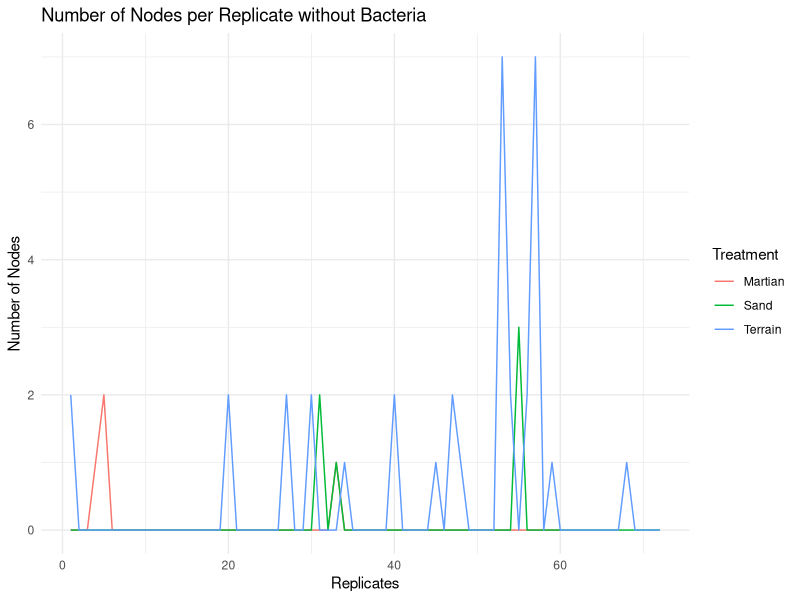
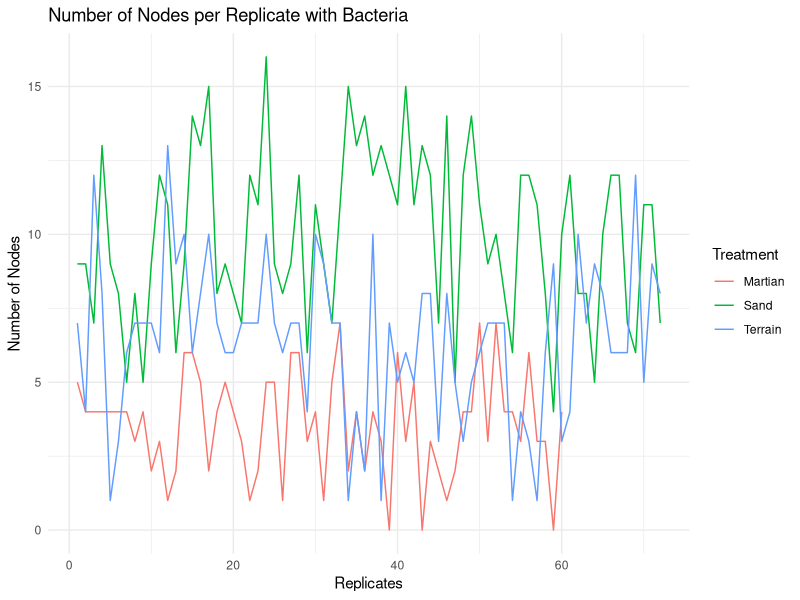
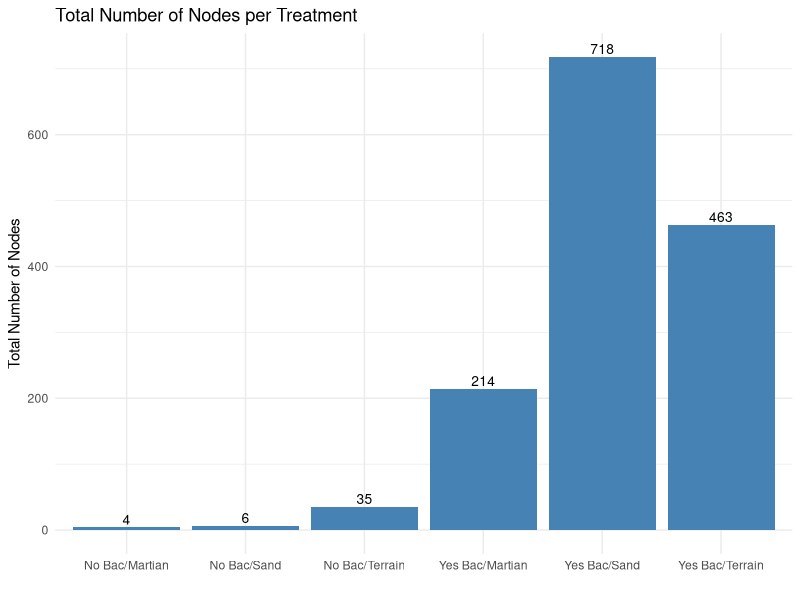
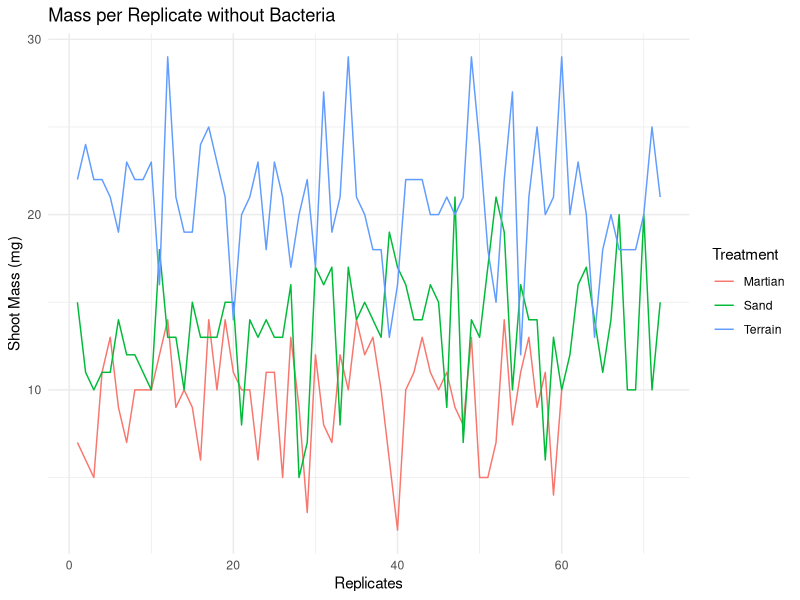
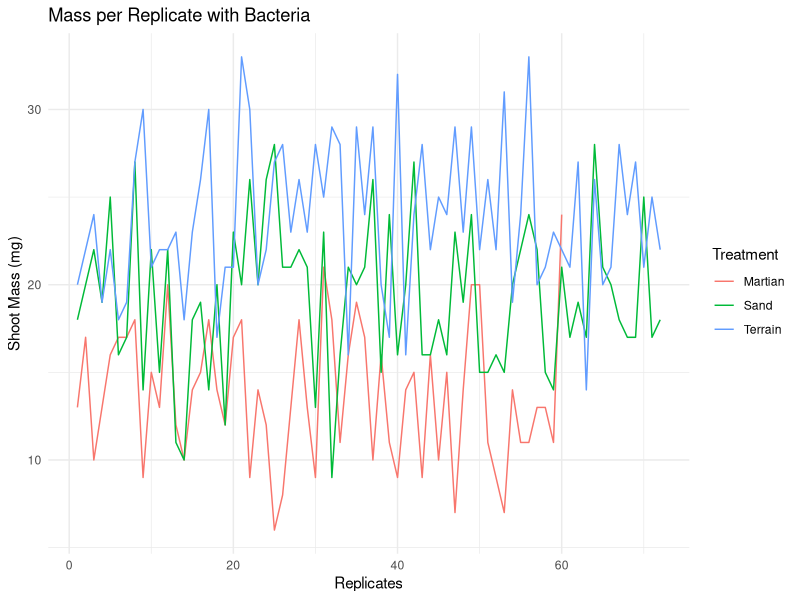
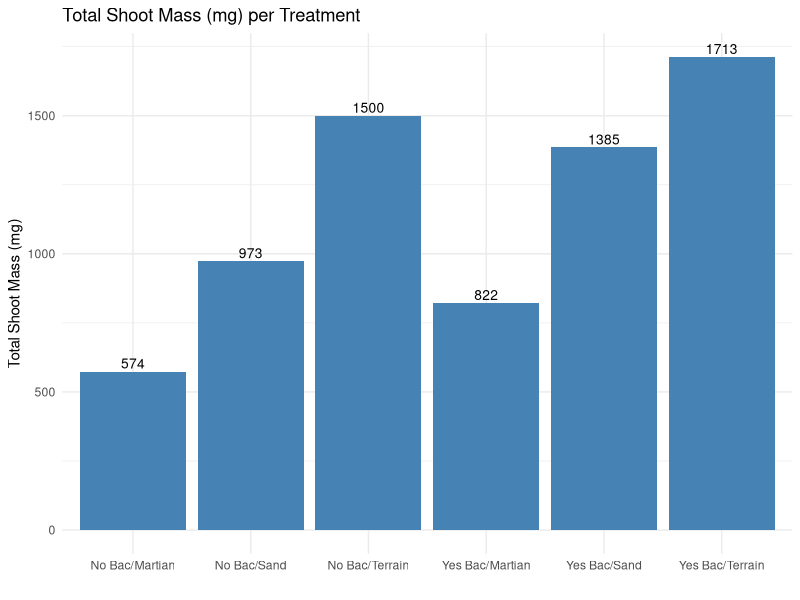

Source code (R) for these figures, in order:
## ---- chunk 1
knitr::opts_chunk$set(echo = TRUE)
## ---- chunk 2
#Imports data
setwd("C:/Users/Cole Ternes/Desktop/CPSC_courses/personalprojects/Alfalfa")
data.raw <- read.csv("raw_data.csv", stringsAsFactors = F)
#Call libraries
library(ggplot2)
## ---- chunk 3
#Vectors
n_sa_rep <- c()
n_sa_nodes <- c()
n_sa_mass <- c()

n_te_rep <- c()
n_te_nodes <- c()
n_te_mass <- c()

n_ma_rep <- c()
n_ma_nodes <- c()
n_ma_mass <- c()

y_sa_rep <- c()
y_sa_nodes <- c()
y_sa_mass <- c()

y_te_rep <- c()
y_te_nodes <- c()
y_te_mass <- c()

y_ma_rep <- c()
y_ma_nodes <- c()
y_ma_mass <- c()

#For-Loop to input data into vectors
for (i in 1:nrow(data.raw)) {
  if (data.raw[i,1] == "N_Sa") {
    n_sa_rep <- c(n_sa_rep, data.raw[i,4])
    n_sa_nodes <- c(n_sa_nodes, data.raw[i,5])
    n_sa_mass <- c(n_sa_mass, data.raw[i,6])
  } else if (data.raw[i,1] == "N_Te") {
    n_te_rep <- c(n_te_rep, data.raw[i,4])
    n_te_nodes <- c(n_te_nodes, data.raw[i,5])
    n_te_mass <- c(n_te_mass, data.raw[i,6])
  } else if (data.raw[i,1] == "N_Ma") {
    n_ma_rep <- c(n_ma_rep, data.raw[i,4])
    n_ma_nodes <- c(n_ma_nodes, data.raw[i,5])
    n_ma_mass <- c(n_ma_mass, data.raw[i,6])
  } else if (data.raw[i,1] == "Y_Sa") {
    y_sa_rep <- c(y_sa_rep, data.raw[i,4])
    y_sa_nodes <- c(y_sa_nodes, data.raw[i,5])
    y_sa_mass <- c(y_sa_mass, data.raw[i,6])
  } else if (data.raw[i,1] == "Y_Te") {
    y_te_rep <- c(y_te_rep, data.raw[i,4])
    y_te_nodes <- c(y_te_nodes, data.raw[i,5])
    y_te_mass <- c(y_te_mass, data.raw[i,6])
  } else if (data.raw[i,1] == "Y_Ma") {
    y_ma_rep <- c(y_ma_rep, data.raw[i,4])
    y_ma_nodes <- c(y_ma_nodes, data.raw[i,5])
    y_ma_mass <- c(y_ma_mass, data.raw[i,6])
  } 
}
## ---- chunk 4
#No Bacteria Node_Plot Variables
n_sa_nodes_df <- data.frame(x=n_sa_rep, y=n_sa_nodes)
n_te_nodes_df <- data.frame(x=n_te_rep, y=n_te_nodes)
n_ma_nodes_df <- data.frame(x=n_ma_rep, y=n_ma_nodes)

n_sa_nodes_df$Treatment="Sand"
n_te_nodes_df$Treatment="Terrain"
n_ma_nodes_df$Treatment="Martian"

n_nodes_df=rbind(n_sa_nodes_df, n_te_nodes_df, n_ma_nodes_df)

n_sa_nodes_mean <- mean(n_sa_nodes)
n_te_nodes_mean <- mean(n_te_nodes)
n_ma_nodes_mean <- mean(n_ma_nodes)

#Plot
ggplot(n_nodes_df) + geom_line(aes(x, y, colour=Treatment)) + xlab("Replicates") + ylab("Number of Nodes")  + theme_minimal() + ggtitle("Number of Nodes per Replicate without Bacteria")
## ---- chunk 5
#Yes Bacteria Node_Plot Variables
y_sa_nodes_df <- data.frame(x=y_sa_rep, y=y_sa_nodes)
y_te_nodes_df <- data.frame(x=y_te_rep, y=y_te_nodes)
y_ma_nodes_df <- data.frame(x=y_ma_rep, y=y_ma_nodes)

y_sa_nodes_df$Treatment="Sand"
y_te_nodes_df$Treatment="Terrain"
y_ma_nodes_df$Treatment="Martian"

y_nodes_df=rbind(y_sa_nodes_df, y_te_nodes_df, y_ma_nodes_df)

y_sa_nodes_mean <- mean(y_sa_nodes)
y_te_nodes_mean <- mean(y_te_nodes)
y_ma_nodes_mean <- mean(y_ma_nodes)

#Plot
ggplot(y_nodes_df) + geom_line(aes(x, y, colour=Treatment)) + xlab("Replicates") + ylab("Number of Nodes")  + theme_minimal() + ggtitle("Number of Nodes per Replicate with Bacteria")
## ---- chunk 6
#Total_Node_Plot Variables
n_sa_total_nodes <- sum(n_sa_nodes)
n_te_total_nodes <- sum(n_te_nodes)
n_ma_total_nodes <- sum(n_ma_nodes)
y_sa_total_nodes <- sum(y_sa_nodes)
y_te_total_nodes <- sum(y_te_nodes)
y_ma_total_nodes <- sum(y_ma_nodes)

total_nodes_df <- data.frame(x=c("No Bac/Sand", "No Bac/Terrain", "No Bac/Martian", "Yes Bac/Sand", "Yes Bac/Terrain", "Yes Bac/Martian"), y=c(n_sa_total_nodes, n_te_total_nodes, n_ma_total_nodes, y_sa_total_nodes, y_te_total_nodes, y_ma_total_nodes))

#Plot
ggplot(data=total_nodes_df, aes(x=x, y=y)) + geom_bar(stat="identity", fill="steelblue") + xlab("") + ylab("Total Number of Nodes") + theme_minimal() + ggtitle("Total Number of Nodes per Treatment") + geom_text(aes(label=y), vjust=-0.3, size=3.5)
## ---- chunk 7
#No Bacteria Mass_Plot Variables
n_sa_mass_df <- data.frame(x=n_sa_rep, y=n_sa_mass)
n_te_mass_df <- data.frame(x=n_te_rep, y=n_te_mass)
n_ma_mass_df <- data.frame(x=n_ma_rep, y=n_ma_mass)

n_sa_mass_df$Treatment="Sand"
n_te_mass_df$Treatment="Terrain"
n_ma_mass_df$Treatment="Martian"

n_mass_df=rbind(n_sa_mass_df, n_te_mass_df, n_ma_mass_df)

n_sa_mass_mean <- mean(n_sa_mass)
n_te_mass_mean <- mean(n_te_mass)
n_ma_mass_mean <- mean(n_ma_mass)

#Plot
ggplot(n_mass_df) + geom_line(aes(x, y, colour=Treatment)) + xlab("Replicates") + ylab("Shoot Mass (mg)")  + theme_minimal() + ggtitle("Mass per Replicate without Bacteria")
## ---- chunk 8
#Yes Bacteria Mass_Plot Variables
y_sa_mass_df <- data.frame(x=y_sa_rep, y=y_sa_mass)
y_te_mass_df <- data.frame(x=y_te_rep, y=y_te_mass)
y_ma_mass_df <- data.frame(x=y_ma_rep, y=y_ma_mass)

y_sa_mass_df$Treatment="Sand"
y_te_mass_df$Treatment="Terrain"
y_ma_mass_df$Treatment="Martian"

y_mass_df=rbind(y_sa_mass_df, y_te_mass_df, y_ma_mass_df)

y_sa_mass_mean <- mean(y_sa_mass)
y_te_mass_mean <- mean(y_te_mass)
y_ma_mass_mean <- mean(y_ma_mass)

#Plot
ggplot(y_mass_df) + geom_line(aes(x, y, colour=Treatment)) + xlab("Replicates") + ylab("Shoot Mass (mg)")  + theme_minimal() + ggtitle("Mass per Replicate with Bacteria")
## ---- chunk 9
#Total_Mass_Plot Variables
n_sa_total_mass <- sum(n_sa_mass)
n_te_total_mass <- sum(n_te_mass)
n_ma_total_mass <- sum(n_ma_mass)
y_sa_total_mass <- sum(y_sa_mass)
y_te_total_mass <- sum(y_te_mass)
y_ma_total_mass <- sum(y_ma_mass)

total_mass_df <- data.frame(x=c("No Bac/Sand", "No Bac/Terrain", "No Bac/Martian", "Yes Bac/Sand", "Yes Bac/Terrain", "Yes Bac/Martian"), y=c(n_sa_total_mass, n_te_total_mass, n_ma_total_mass, y_sa_total_mass, y_te_total_mass, y_ma_total_mass))

#Plot
ggplot(data=total_mass_df, aes(x=x, y=y)) + geom_bar(stat="identity", fill="steelblue") + xlab("") + ylab("Total Shoot Mass (mg)") + theme_minimal() + ggtitle("Total Shoot Mass (mg) per Treatment") + geom_text(aes(label=y), vjust=-0.3, size=3.5)
